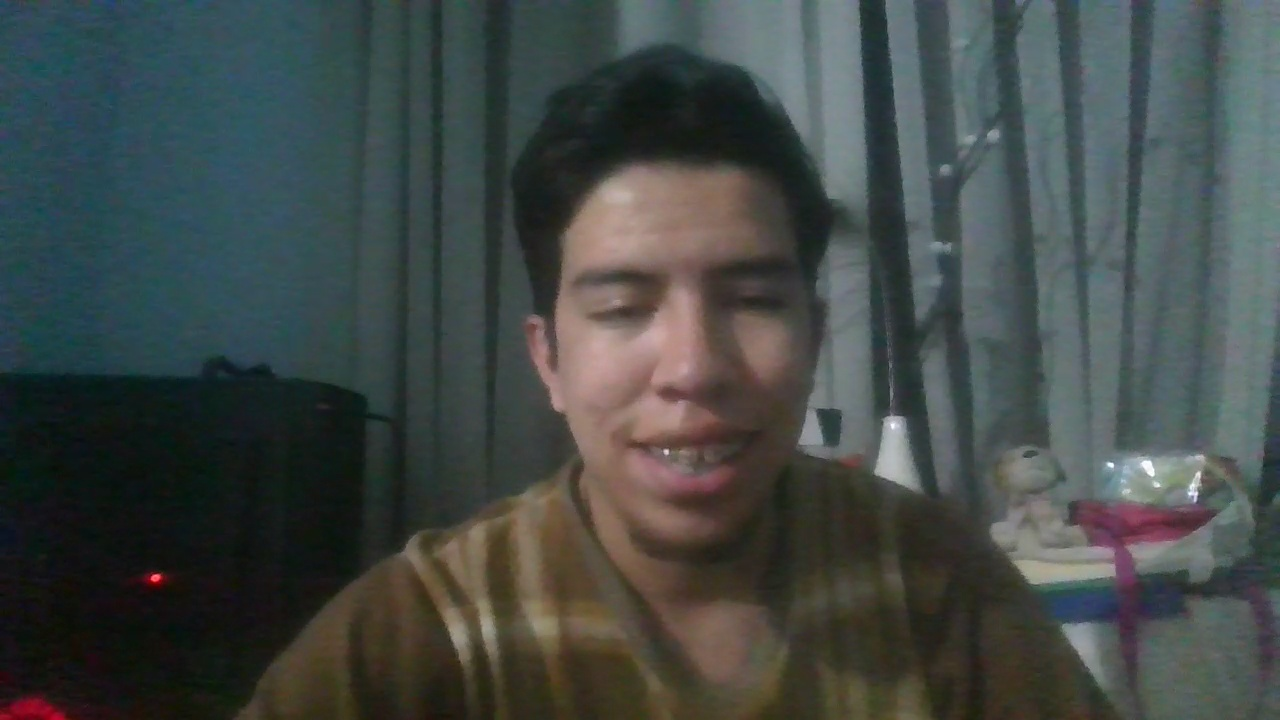
#> input picture data/extracted_frames/prueba1/frame_000056_t3.38.jpg, 1280 x 720 px, found by its file name; its folder holds 4 pictures in this run
$ python face_emotion.py
#> lines starting #> are read from the running program, lines starting #| are printed output that depends on the picture
import os
import json
import cv2
from deepface import DeepFace

# -----------------------------
# Configuración
# -----------------------------
frames_dir = "data/extracted_frames/prueba1"
out_json = "outputs/face_emotions/prueba1_face_emotions.json"
os.makedirs(os.path.dirname(out_json), exist_ok=True)

# -----------------------------
# Función para mejorar iluminación
# -----------------------------
def enhance(img):
    lab = cv2.cvtColor(img, cv2.COLOR_BGR2LAB)
    l, a, b = cv2.split(lab)
    clahe = cv2.createCLAHE(clipLimit=2.0, tileGridSize=(8, 8))
    l2 = clahe.apply(l)
    return cv2.cvtColor(cv2.merge((l2, a, b)), cv2.COLOR_LAB2BGR)

# -----------------------------
# Utilidad para JSON
# -----------------------------
def to_float_dict(d):
    clean = {}
    for k, v in d.items():
        try:
            clean[k] = float(v)
        except Exception:
            clean[k] = v
    return clean

# -----------------------------
# Selección de frames
# - descarta primeros 3 segundos
# - usa hasta 60 frames
# -----------------------------
all_frames = sorted([f for f in os.listdir(frames_dir) if f.endswith(".jpg")])

frames = []
for f in all_frames:
    try:
        t = float(f.split("_t")[1].replace(".jpg", ""))
        if t >= 3.0:
            frames.append(f)
    except:
        pass

frames = frames[:60]

# -----------------------------
# Análisis de emociones
# -----------------------------
results = []

for f in frames:
    path = os.path.join(frames_dir, f)

    try:
        img = cv2.imread(path)
#> img is the input picture: shape (720, 1280, 3); mean B, G, R 71.1, 73.2, 66.3
        if img is None:
            raise ValueError("Imagen no pudo cargarse")

        img = enhance(img)
#> in enhance, `lab = cv2.cvtColor(img, cv2.COLOR_BGR2LAB)`: lab: shape (720, 1280, 3); mean of channels 0, 1, 2 76.8, 125.3, 128.6
#> in enhance, `l, a, b = cv2.split(lab)`:
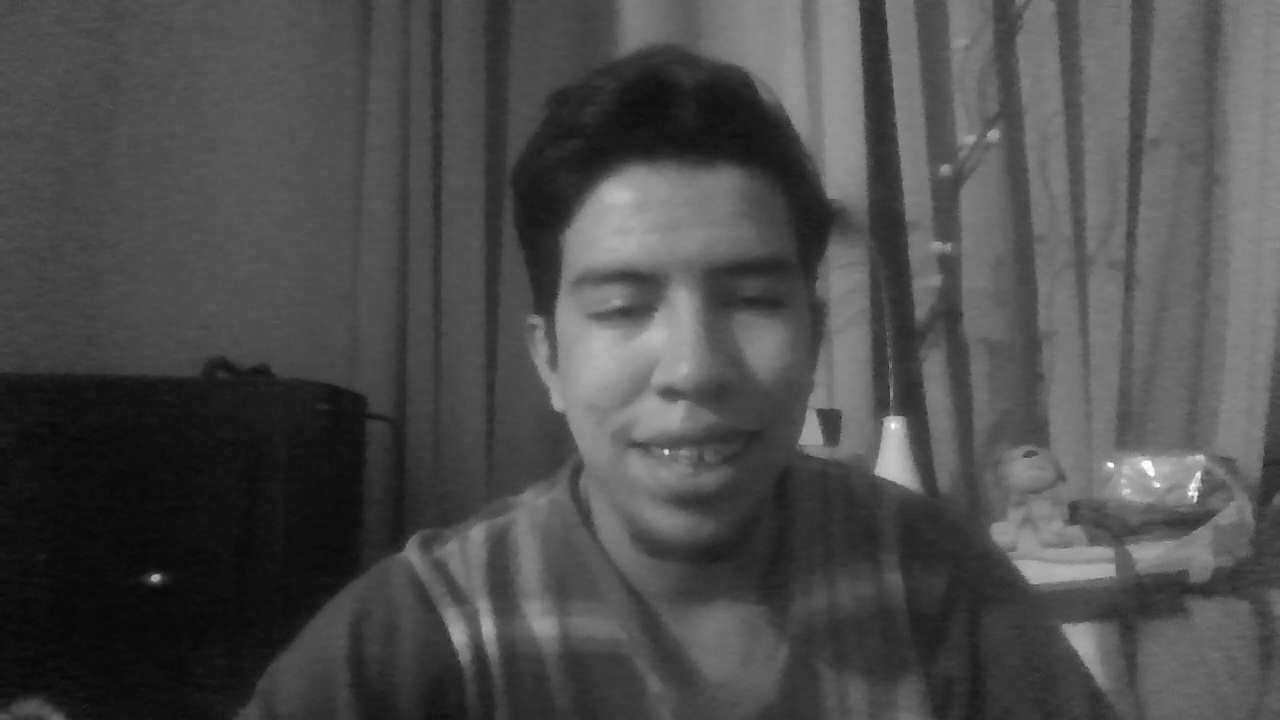
#> l: shape (720, 1280); min 8, max 254, mean 76.8
#> in enhance, `l, a, b = cv2.split(lab)`:
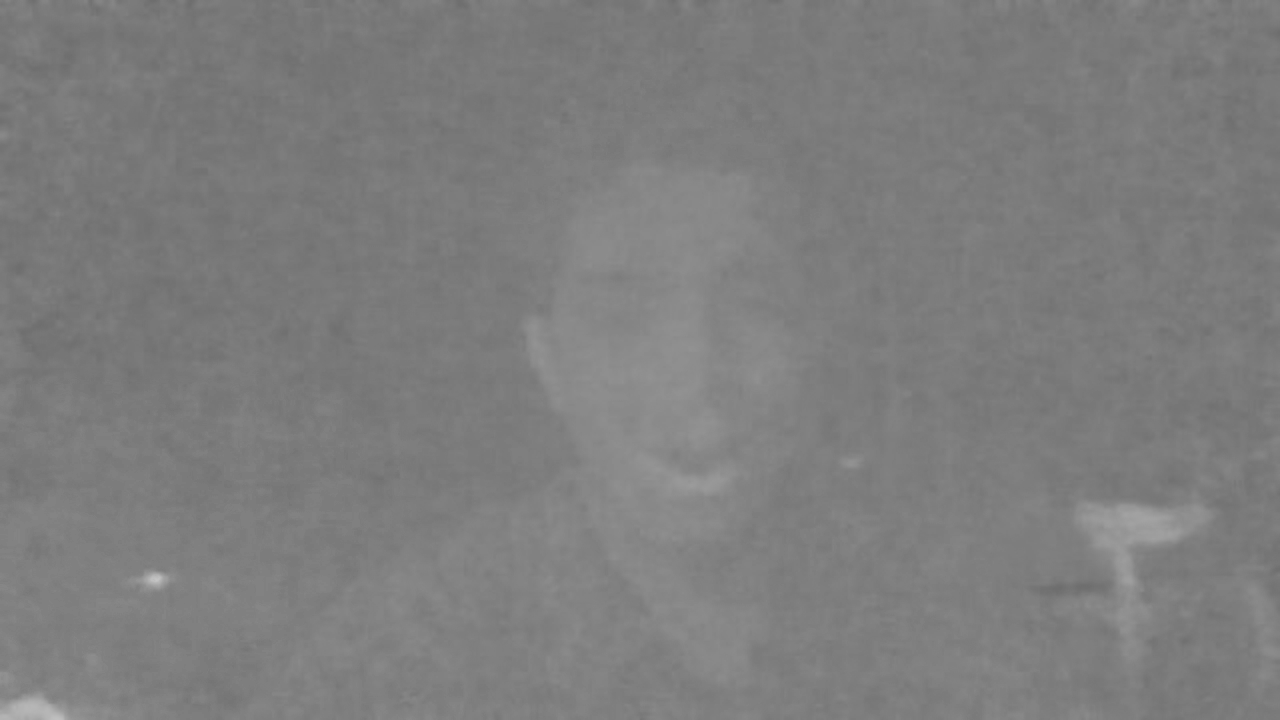
#> a: shape (720, 1280); min 109, max 197, mean 125.3
#> in enhance, `l2 = clahe.apply(l)`:
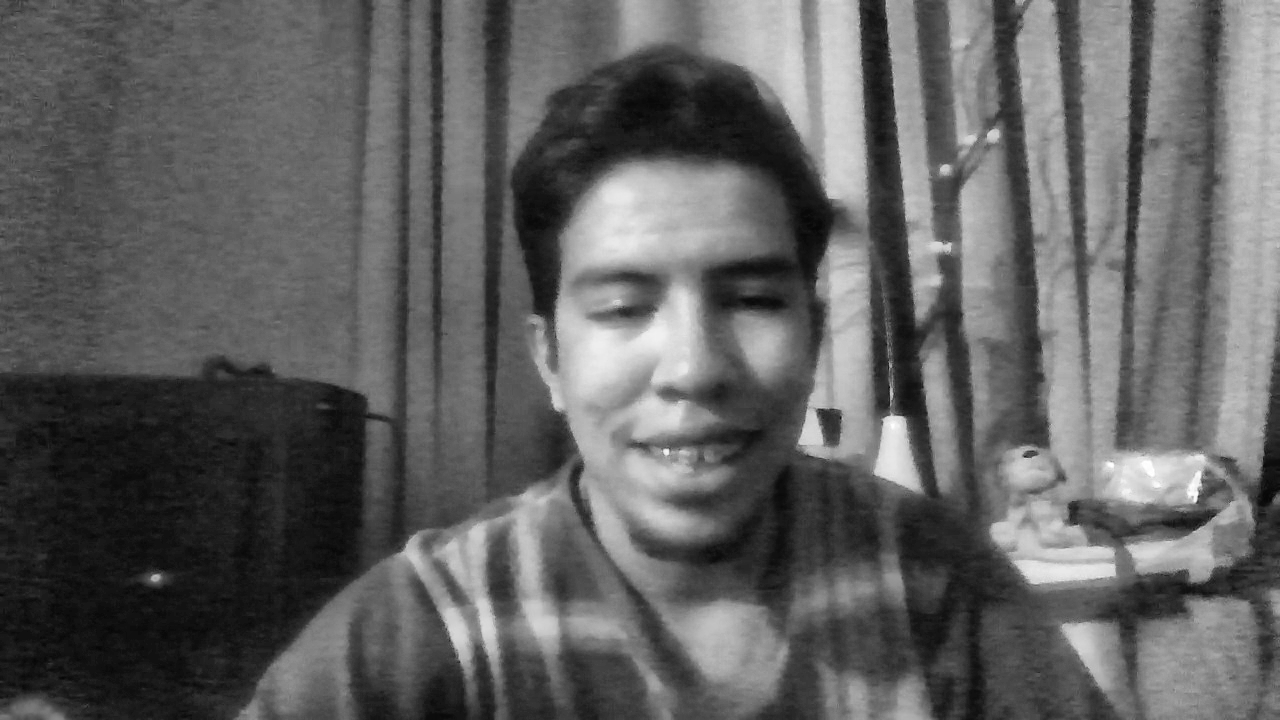
#> l2: shape (720, 1280); min 7, max 255, mean 96.7
#> in enhance, `return cv2.cvtColor(cv2.merge((l2, a, b)), cv2.COLOR_LAB2BGR)`:
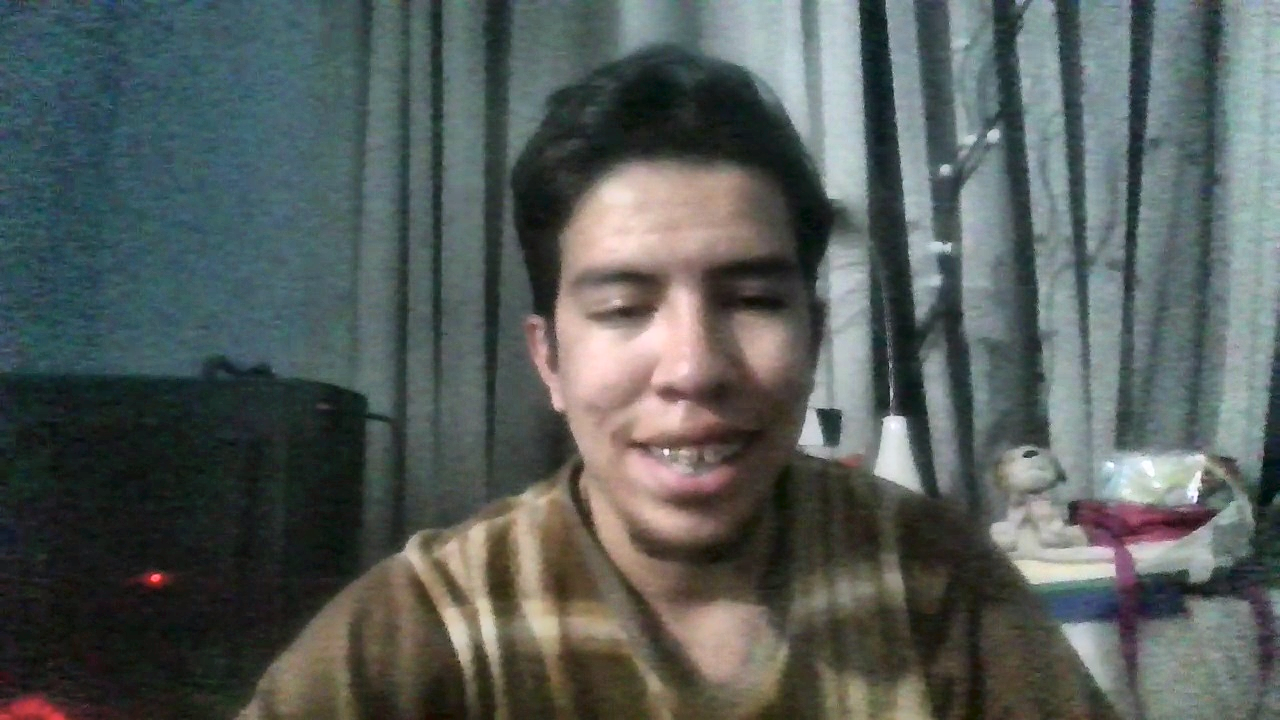
#> returned value: shape (720, 1280, 3); mean B, G, R 90.4, 92.7, 85.8

#> (the run stopped early here; a loop or call above may not have finished)
